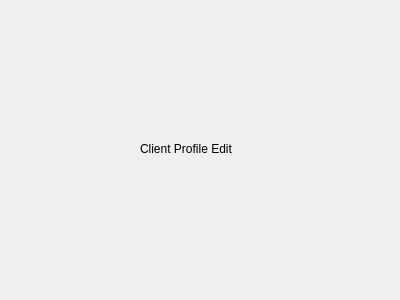
<?xml version="1.0" encoding="UTF-8"?>
<ui version="4.0">
 <class>ClientProfileEditDialog</class>
 <widget class="QDialog" name="ClientProfileEditDialog">
  <property name="geometry">
   <rect>
    <x>0</x>
    <y>0</y>
    <width>400</width>
    <height>300</height>
   </rect>
  </property>
  <property name="windowTitle">
   <string>Dialog</string>
  </property>
  <widget class="QLabel" name="label">
   <property name="geometry">
    <rect>
     <x>140</x>
     <y>140</y>
     <width>131</width>
     <height>17</height>
    </rect>
   </property>
   <property name="text">
    <string>Client Profile Edit</string>
   </property>
  </widget>
 </widget>
 <resources/>
 <connections/>
</ui>
